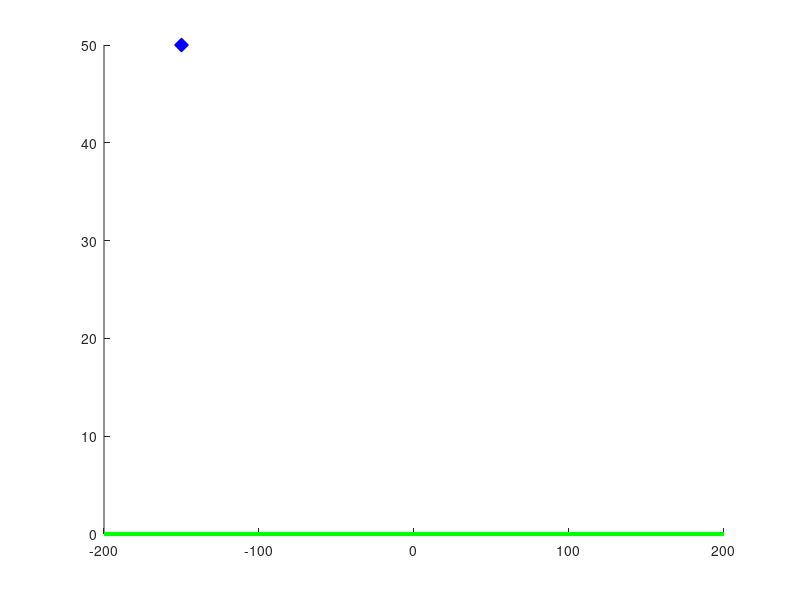

Recreate this plot in MATLAB. (Note: this script raises an error after producing the figure.)
%==========================================================================
% getOnPathMultpleHs.m
% Description:
% Script demonstrates a Dubin's UAV guided by a path following VF guidance.
% Multiple circulation values (H) are provided and the flight path
% observed. Two figures are produced (1) Flight path and (2) Lateral error
% from the desired target path.
%
%
%                                                    Author: Garrett Clem
%==========================================================================


clc
clear
close all

%Obstacle present
obstacle = false;

%UAV initial conditions
xs = -150;
ys = 50;
heading = 0;
dt = 0.1;
velocity = 20;



lateralDistance = {};
Hs = [1,25,50];
hold on
plot([-200,200],[0,0],'g','linewidth',3);
plot(xs,ys,'db','markersize',10,'markerfacecolor','b');


for i = 1:length(Hs)
    
    %Instance of vector field class
    vf = vectorField();
    
    %Goal Path
    vf = vf.navf('line');
    vf.avf{1}.angle = pi/2;
    vf.NormSummedFields = false;
    vf.avf{1}.H = Hs(i);
    vf.avf{1}.normComponents = false;
    vf.normAttractiveFields = false;
    vf = vf.xydomain(150,0,0,30);
    
    
    %If obstacle present, add to VF
    if obstacle
        vf = vf.nrvf('circ');
        vf.rvf{1}.r = 0.01;
        vf.rvf{1}.H = 0;
        vf.rvf{1}.G = -1;
        vf.rvf{1}.y = 0;
        vf.rvf{1}.decayR = 119;
    end
    
    %Create UAV class instance
    uav = UAV();
    uav = uav.setup(xs,ys,velocity,heading,dt);
    
    %UAV plot settings
    uav.plotHeading = false;
    uav.plotCmdHeading = false;
    uav.plotUAV = false;
    uav.plotUAVPath = true;
    uav.plotFlightEnv = false;
    
    latDist = [];
    time = [];
    
    %Simulation starts here
    while uav.x<150
        [u,v]=vf.heading(uav.x,uav.y);
        heading_cmd = atan2(v,u);
        uav = uav.update_pos(heading_cmd);
        latDist = [latDist,uav.y];
        time = [time,uav.t];
        
        
    end
    
    lateralDistance{i} = [latDist;time]';
    
    hold on
    set(gca,'fontsize',12);
    plot(uav.xs,uav.ys,'linewidth',2);
    xlabel('x');
    ylabel('y');   
    axis equal
    axis([-200,200,-50,150]);
    xticks(-200:50:300);
end

names{1} = 'Planned Path';
names{2} = 'UAV Start';
for j=1:length(Hs)
    names{j+2} = strcat('H = ',num2str(Hs(j))); 
end


plot([148.4,150],[0,-25],'sr','markersize',10,'markerfacecolor','r');
names{end+1} = 'UAV End';
leg = legend(names);


%Plot lateral error
figure
for i =1:length(lateralDistance)
    hold on
    plot(lateralDistance{i}(:,2),lateralDistance{i}(:,1),'linewidth',2);
    set(gca,'fontsize',12);
    xlabel('time [s]');
    ylabel('Lateral Error [m]');
    axis([0,15,-50,50]);
    grid on
    names{i} = strcat('H=',num2str(Hs(i)));
end

legend(names);








